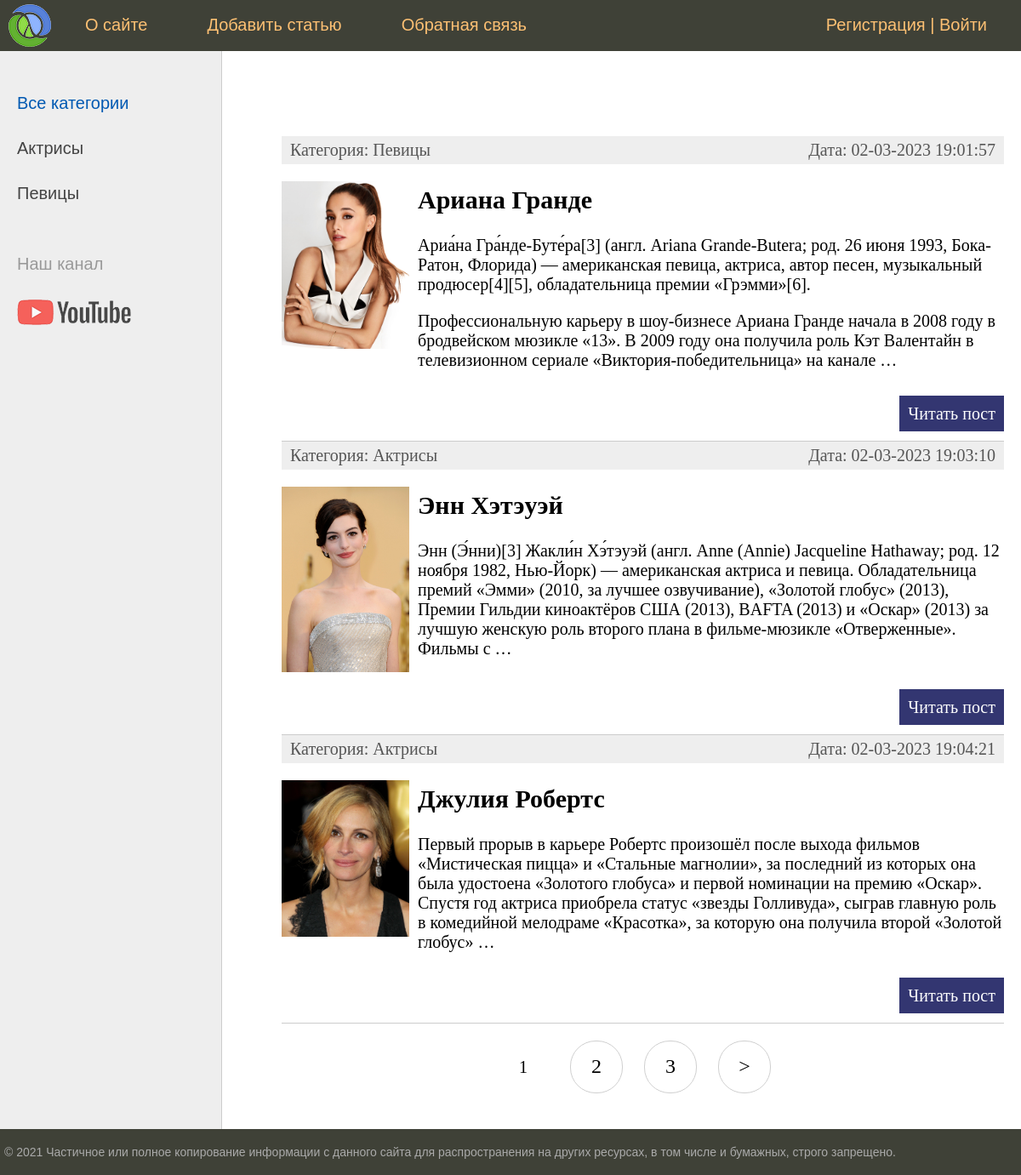
The page / on the database its author committed.
### women/models.py (models this page shows, shortened)
class Category(models.Model):
    name = models.CharField(max_length=100, db_index=True, verbose_name='Категория')
    slug = models.SlugField(max_length=255, unique=True, db_index=True, verbose_name='URL')
    def __str__(self):
        return self.name
    def get_absolute_url(self):
        return reverse("category", kwargs={"cat_slug": self.slug})
    class Meta:
        verbose_name = 'Категория'
        verbose_name_plural = 'Категории'
        ordering = ['id']

class Women(models.Model):
    title = models.CharField(max_length=255, verbose_name='Заголовок')
    slug = models.SlugField(max_length=255, unique=True, db_index=True, verbose_name='URL')
    content = models.TextField(blank=True, verbose_name='Текст статьи')
    photo = models.ImageField(upload_to="photos/%Y/%m/%d/", verbose_name='Фото')
    time_create = models.DateTimeField(auto_now_add=True, verbose_name='Время создания')
    time_update = models.DateTimeField(auto_now=True, verbose_name='Время изменения')
    is_published = models.BooleanField(default=True, verbose_name='Публикация')
    cat = models.ForeignKey('Category', on_delete=models.PROTECT, verbose_name='Категории')
    def get_absolute_url(self):
        return reverse("post", kwargs={"post_slug": self.slug})
    class Meta:
        verbose_name = 'Известные женщины'
        verbose_name_plural = 'Известные женщины'
        ordering = ['id']

### women/views.py (the view)
# urls.py: path('', WomenHome.as_view(), name='home'),
class WomenHome(DataMixin ,ListView):
    model = Women
    template_name = 'women/index.html'
    context_object_name = 'posts'
    def get_context_data(self, *, object_list=None, **kwargs):
        context = super().get_context_data(**kwargs)
        c_def = self.get_user_context(title='Главная страница')
        return dict(list(context.items()) + list(c_def.items()))
    def get_queryset(self):
        return Women.objects.filter(is_published=True).select_related('cat')

### women/templatetags/women_tags.py (called while the page is built)
@register.inclusion_tag("women/list_categories.html")
def show_categories(sort=None, cat_selected=0):
    if not sort:
        cats = Category.objects.all()
    else:
        cats = Category.objects.order_by(sort)
    return {"cats" : cats, 'cat_selected' : cat_selected}

@register.inclusion_tag('women/menu.html', takes_context=True)
def show_menu(context):
    menu = [
    {"title":"О сайте", 'url_name':'about'},
    {"title":"Добавить статью", 'url_name':'add_page'},
    {"title":"Обратная связь", 'url_name':'contact'},
    ]
    context["menu"] = menu
    return context

### women/utils.py (called while the page is built)
    def get_user_context(self, **kwargs):
        context = kwargs
        cats = cache.get('cats')
        if not cats:
            cats = Category.objects.all()
            cache.set('cats', cats, 60)
        context['cats'] = cats
        if 'cat_selected' not in context:
            context['cat_selected'] = 0
        return context

### women/templates/women/index.html (shortened to what this page needs)
{% extends 'women/base.html' %}
{% block content %}
<ul class="list-articles">
	{% for p in posts %}
			<li>
				<div class="article-panel">
					<p class="first">Категория: {{ p.cat }}</p>
					<p class="last">Дата: {{ p.time_update|date:"d-m-Y H:i:s" }}</p>
				</div>
				{% if p.photo %}
				<p><img class="img-article-left thumb" src="{{ p.photo.url }}"></p>
				{% endif %}
				<h2>{{p.title}}</h2>
	{% autoescape on %}
	{{p.content|linebreaks|truncatewords:50}}
	{% endautoescape %}
			<p class="link-read-post"><a href="{{ p.get_absolute_url }}">Читать пост</a></p>
			</li>
	{% endfor %}
</ul>
{% endblock %}

### women/templates/women/base.html (shortened to what this page needs)
{% load static %}
{% load women_tags %}
<!DOCTYPE html>
<html>
<head>
	<link type="text/css" href="{% static 'women/css/styles.css' %}" rel="stylesheet" />
</head>
<body>
<table class="table-page" border=0 cellpadding="0" cellspacing="0">
<tr><td valign=top>
{% block mainmenu %}
			{% show_menu %}
{% endblock mainmenu %}
<table class="table-content" border=0 cellpadding="0" cellspacing="0">
<tr>
	<td valign="top" class="left-chapters">
	<ul id="leftchapters">
		{% if cat_selected == 0 %}
		<li class="selected">Все категории</li>
		{% else %}
		<li><a href="{% url 'home' %}">Все категории</a></li>
		{% endif %}
		{% show_categories 'name' cat_selected %}
		<li class="share">
		<p>Наш канал</p>
		<a class="share-yt" href="https://www.youtube.com/channel/UClJzWfGWuGJL2t-3dYKcHTA/playlists" target="_blank" rel="nofollow"></a>
		</li>
	</ul>
</td>
<td valign="top" class="content">
	<div class="content-text">
{% block content %}
{% endblock %}
{% if page_obj.has_other_pages %}
<nav class="list-pages">
    <ul>
        {% for p in paginator.page_range %}
		{% if page_obj.number == p %}
		<li class="page-num page-num-selected">{{ p }}</li>
		{% elif p >= page_obj.number|add:-2 and p <= page_obj.number|add:2 %}
        <li class="page-num">
            <a href="?page={{ p }}">{{ p }}</a>
        </li>
		{% endif %}
        {% endfor %}
		{% if page_obj.has_next %}
		<li class="page-num">
			<a href="?page={{ page_obj.next_page_number }}">&gt;</a>
		</li>
		{% endif %}
    </ul>
</nav>
{% endif %}
	</div>
</td></tr></table>
</td></tr>
<tr><td valign=top>
	<div id="footer">
		<p>&copy; 2021 Частичное или полное копирование информации с данного сайта для распространения на других ресурсах, в том числе и бумажных, строго запрещено.</p>
	</div>
</td></tr></table>
</body>
</html>

### women/templates/women/menu.html (shortened to what this page needs)
<div class="header">
    <ul id="mainmenu" class="mainmenu">
    <li class="logo"><a href="{% url 'home' %}"><div class="logo"></div></a></li>
    {% for m in menu %}
        <li><a href="{% url m.url_name %}">{{m.title}}</a></li>
    {% endfor %}
    {% if request.user.is_authenticated %}
        <li class="last">{{ user.username }} | <a href="{% url 'logout' %}">Выйти</a></li>
    {% else %}
        <li class="last"><a href="{% url 'register' %}">Регистрация</a> | <a href="{% url 'login' %}">Войти</a></li>
    {% endif %}
    </ul>
</div>

### women/templates/women/list_categories.html
{% for c in cats %}
{% if c.pk == cat_selected %}
    <li class="selected">{{ c.name }}</li>
{% else %}
    <li><a href="{{ c.get_absolute_url }}">{{ c.name }}</a></li>
{% endif %}
{% endfor %}

### women/static/women/css/styles.css (style rules this page uses)
html, body { font-family: 'Arial'; margin: 0; padding: 0; height: 100%; width: 100%; color: #444; }
a { color: #0059b2; text-decoration: none; }
img { max-width: 600px; height: auto; }
img.img-article-left { max-width: 300px; height: auto; float: left; padding: 0 10px 10px 0; }
img.img-article-left.thumb { max-width: 150px; height: auto; }
p.link-read-post { text-align: right; }
p.link-read-post a { padding: 10px; min-width: 100px; background: #333671; color: #fff; text-decoration: none; }
div.article-panel { background: #eee; padding: 5px 10px 5px 10px; box-sizing: border-box; overflow: hidden; color: #555; }
div.article-panel p.first { margin: 0; float: left; }
div.article-panel p.last { margin: 0; float: right; }
ul.list-articles { list-style: none; margin: 0; padding: 0; }
ul.list-articles li { border-bottom: 1px solid #ccc; }
.table-page { width: 100%; height: 100%; vertical-align: top; }
.table-page tr { height: 100%; }
.header { background: #3F4137; height: 60px; }
.logo { background: url('../images/logo.png') no-repeat 10px 5px; width: 70px; height: 60px; }
ul.mainmenu { list-style: none; margin: 0; padding: 0; height: 60px; color: #fdc073; font-size: 20px; overflow: hidden; }
ul.mainmenu li { float: left; margin: 18px 40px 0 30px; }
ul.mainmenu li.logo { margin: 0; }
ul.mainmenu li.last { float: right; }
ul.mainmenu li a { color: #fdc073; text-decoration: none; }
.table-content { width: 100%; min-height: 100%; height: 100%; }
.left-chapters { margin: 0; background: #eee; border-right: 1px solid #ccc; min-height: 100%; }
.left-chapters ul { width: 230px; min-height: 100%; margin: 0; padding: 20px 10px 10px 20px; list-style: none; font-size: 20px; }
.left-chapters ul li { margin: 30px 0 0 0; color: #999; }
.left-chapters ul li.selected { color: #0059b2; }
.left-chapters ul li a { color: #444; text-decoration: none; }
.left-chapters ul li.share { margin: 60px 0 0 0; }
.left-chapters ul li.share p { margin: 30px 0 30px 0; }
.left-chapters ul li.share a { display: inline-block; width: 40px; height: 40px; margin: 0 20px 0 0; }
.left-chapters ul li.share a.share-yt { width: 100%; height: 30px; background: url('../images/share_yt.png') no-repeat 0 0 }
.content { padding: 40px 20px 20px 40px; width: 100%; box-sizing: border-box; }
.content-text { margin: 60px 0 0 30px; color: #000; font-size: 20px; font-family: Yandex Sans Display Light; }
#footer { box-sizing: border-box; background: #3F4137; padding: 5px; color: #aaa; font-size: 14px; font-family: Verdana, Geneva, Arial, Helvetica; text-align: left; overflow: hidden; }
.list-pages { text-align: center; margin: 0 0 20px 0; }
.list-pages ul { margin: 20px 0 0 0; padding: 0; list-style: none; }
.list-pages ul li { display: inline-block; margin: 0 20px 0 0; }
.list-pages a { color: #000; font-size: 24px; text-decoration: none; }
.list-pages .page-num, .page-num-selected { display: inline-block; width: 60px; height: 44px; padding: 16px 0 0 0; border: 1px solid #d0d0d0; border-radius: 30px; }
.list-pages .page-num-selected { border: none; color: #000; font-size: 20px; }

### rows shown on the page
Category: name "Актрисы"
Category: name "Певицы"
Women: cat "Певицы", time_update "02-03-2023 19:01:57", photo (picture), title "Ариана Гранде", content "Ариа́на Гра́нде-Буте́ра[3] (англ. Ariana Grande-Butera; род. 26 июня 1993, Бока-Ратон, Флорида) — американская певица, актриса, автор песен, музыкальный продюсер[4][5], обладательница премии «Грэмми»[6]. Профессиональную карьеру в шоу-бизнесе Ариана Гранде начала в 2008 году в бродвейском мюзикле «13». В 2009 году она получила роль Кэт Валентайн в телевизионном сериале «Виктория-победительница» на канале …"
Women: cat "Актрисы", time_update "02-03-2023 19:03:10", photo (picture), title "Энн Хэтэуэй", content "Энн (Э́нни)[3] Жакли́н Хэ́тэуэй (англ. Anne (Annie) Jacqueline Hathaway; род. 12 ноября 1982, Нью-Йорк) — американская актриса и певица. Обладательница премий «Эмми» (2010, за лучшее озвучивание), «Золотой глобус» (2013), Премии Гильдии киноактёров США (2013), BAFTA (2013) и «Оскар» (2013) за лучшую женскую роль второго плана в фильме-мюзикле «Отверженные». Фильмы с …"
Women: cat "Актрисы", time_update "02-03-2023 19:04:21", photo (picture), title "Джулия Робертс", content "Первый прорыв в карьере Робертс произошёл после выхода фильмов «Мистическая пицца» и «Стальные магнолии», за последний из которых она была удостоена «Золотого глобуса» и первой номинации на премию «Оскар». Спустя год актриса приобрела статус «звезды Голливуда», сыграв главную роль в комедийной мелодраме «Красотка», за которую она получила второй «Золотой глобус» …"

### other values the page prints
{{ m.title }} "О сайте" "Добавить статью" "Обратная связь"
{{ p }} "1"
{{ p }} "2" "3"
